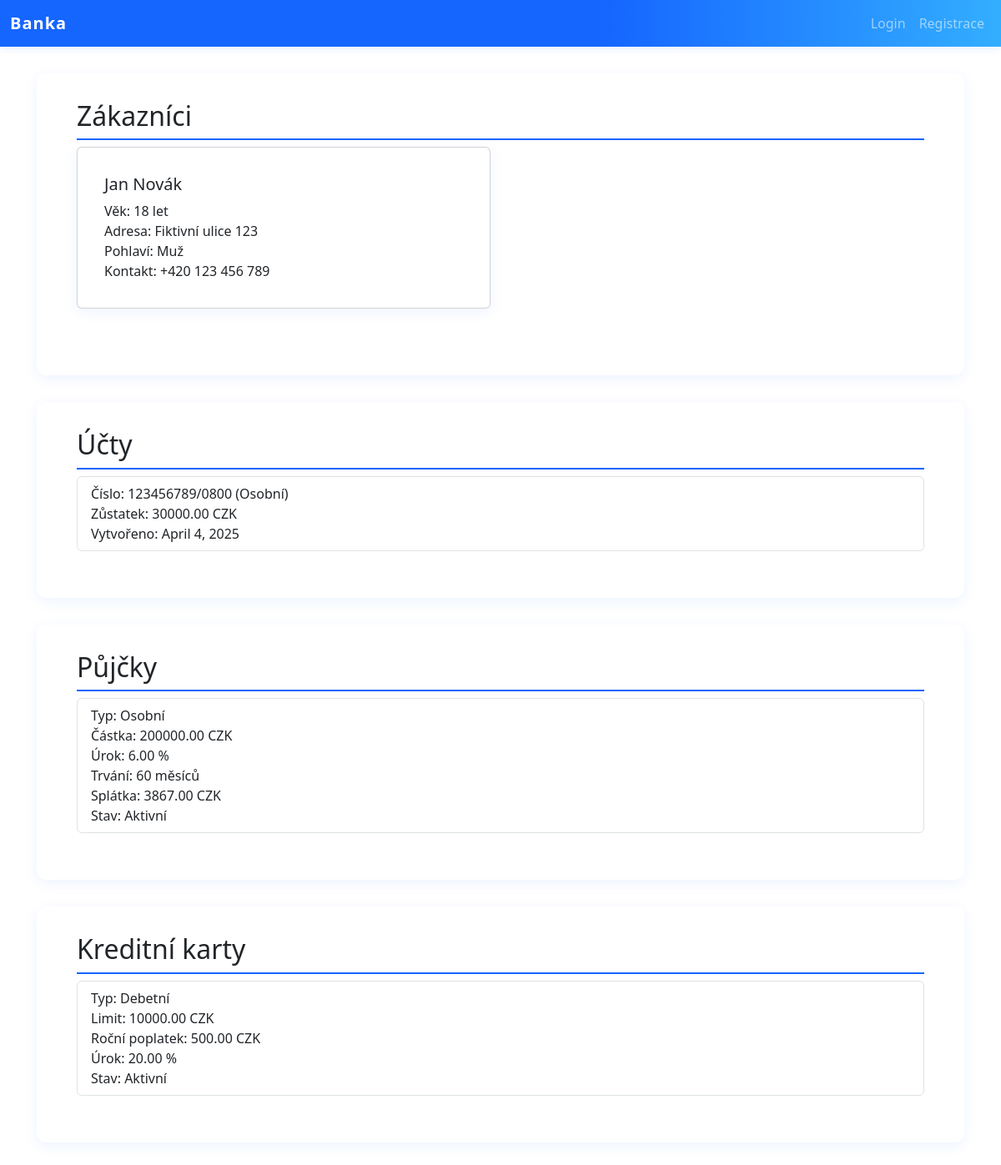
Screenshot of /bank/ with the database file from the repository.
### bank/models.py (models this page shows, shortened)
class Customer(models.Model):
    first_name = models.CharField(max_length=64)
    last_name = models.CharField(max_length=64)
    age = models.IntegerField()
    address = models.TextField()
    gender = models.CharField(max_length=10)
    contact_info = models.TextField()

class Account(models.Model):
    customer = models.ForeignKey(Customer, on_delete=models.CASCADE, related_name="accounts")
    account_number = models.CharField(max_length=32, unique=True)
    account_type = models.CharField(max_length=32)
    balance = models.DecimalField(max_digits=15, decimal_places=2)
    currency = models.CharField(max_length=10)
    created_at = models.DateField()

class Loan(models.Model):
    customer = models.ForeignKey(Customer, on_delete=models.CASCADE, related_name="loans")
    loan_type = models.CharField(max_length=64)
    amount = models.DecimalField(max_digits=15, decimal_places=2)
    interest_rate = models.DecimalField(max_digits=5, decimal_places=2)
    duration_months = models.IntegerField()
    monthly_payment = models.DecimalField(max_digits=15, decimal_places=2)
    status = models.CharField(max_length=32)

class CreditCard(models.Model):
    customer = models.ForeignKey(Customer, on_delete=models.CASCADE, related_name="credit_cards")
    card_type = models.CharField(max_length=32)
    limit = models.DecimalField(max_digits=15, decimal_places=2)
    annual_fee = models.DecimalField(max_digits=10, decimal_places=2)
    interest_rate = models.DecimalField(max_digits=5, decimal_places=2)
    active = models.BooleanField()

### bank/views.py (the view)
# urls.py: path("", views.index, name="index"),
def index(request):
    customers = Customer.objects.all()
    accounts = Account.objects.all()
    loans = Loan.objects.all()
    credit_cards = CreditCard.objects.all()
    investments = Investment.objects.all()
    context = {
        "customers": customers,
        "accounts": accounts,
        "loans": loans,
        "credit_cards": credit_cards,
        "investments": investments,
    }
    return render(request, "banka/index.html", context)

### bank/templates/banka/index.html (shortened to what this page needs)
{% extends "banka/layout.html" %}
{% block body %}
<div class="content-box">
  <h2>Zákazníci</h2>
  <div class="row">
    {% for customer in customers %}
    <div class="col-md-6 mb-3">
      <div class="card">
        <div class="card-body">
          <h5 class="card-title">{{ customer.first_name }} {{ customer.last_name }}</h5>
          <p class="card-text">
            Věk: {{ customer.age }} let<br>
            Adresa: {{ customer.address }}<br>
            Pohlaví: {{ customer.gender }}<br>
            Kontakt: {{ customer.contact_info }}
          </p>
        </div>
      </div>
    </div>
    {% endfor %}
  </div>
</div>
<div class="content-box">
  <h2>Účty</h2>
  <ul class="list-group mb-3">
    {% for account in accounts %}
    <li class="list-group-item">
      Číslo: {{ account.account_number }} ({{ account.account_type }})<br>
      Zůstatek: {{ account.balance }} {{ account.currency }}<br>
      Vytvořeno: {{ account.created_at }}
    </li>
    {% endfor %}
  </ul>
</div>
<div class="content-box">
  <h2>Půjčky</h2>
  <ul class="list-group mb-3">
    {% for loan in loans %}
    <li class="list-group-item">
      Typ: {{ loan.loan_type }}<br>
      Částka: {{ loan.amount }} CZK<br>
      Úrok: {{ loan.interest_rate }} %<br>
      Trvání: {{ loan.duration_months }} měsíců<br>
      Splátka: {{ loan.monthly_payment }} CZK<br>
      Stav: {{ loan.status }}
    </li>
    {% endfor %}
  </ul>
</div>
<div class="content-box">
  <h2>Kreditní karty</h2>
  <ul class="list-group mb-3">
    {% for card in credit_cards %}
    <li class="list-group-item">
      Typ: {{ card.card_type }}<br>
      Limit: {{ card.limit }} CZK<br>
      Roční poplatek: {{ card.annual_fee }} CZK<br>
      Úrok: {{ card.interest_rate }} %<br>
      Stav: {% if card.active %}Aktivní{% else %}Neaktivní{% endif %}
    </li>
    {% endfor %}
  </ul>
</div>
{% endblock %}

### bank/templates/banka/layout.html (shortened to what this page needs)
<!DOCTYPE html>
<html lang="cs">
<head>
    {% load static %}
    <link rel="stylesheet" href="{% static 'css/styles.css' %}">
    <link href="https://cdn.jsdelivr.net/npm/bootstrap@5.3.5/dist/css/bootstrap.min.css" rel="stylesheet">
</head>
<body>
<nav class="navbar navbar-expand-lg navbar-dark bg-primary">
  <div class="container-fluid">
    <a class="navbar-brand" href="{% url 'index' %}">Banka</a>
    <div class="collapse navbar-collapse" id="navbarNav">
      <ul class="navbar-nav ms-auto">
        {% if user.is_authenticated %}
          <li class="nav-item">
            <span class="nav-link disabled">Přihlášen: {{ user.username }}</span>
          </li>
          <li class="nav-item">
            <a class="nav-link" href="{% url 'logout' %}">Odhlásit</a>
          </li>
        {% else %}
          <li class="nav-item">
            <a class="nav-link" href="{% url 'login' %}">Login</a>
          </li>
          <li class="nav-item">
            <a class="nav-link" href="{% url 'sign_up' %}">Registrace</a>
          </li>
        {% endif %}
      </ul>
    </div>
  </div>
</nav>
<div class="container-main">
    {% block body %}{% endblock %}
</div>
</body>
</html>

### bank/static/css/styles.css (style rules this page uses)
:root { --primary: #1565ff; --primary-dark: #0039cb; --background: #f4f8fd; --white: #fff; --shadow: 0 4px 16px rgba(21,101,255,0.08); --radius: 12px; --space-xs: 8px; --space-sm: 16px; --space-md: 32px; --space-lg: 48px; --max-width: 1400px; }
* { box-sizing: border-box; }
body { background: var(--background); color: #222; font-family: 'Segoe UI', 'Roboto', Arial, sans-serif; margin: 0; font-size: 18px; line-height: 1.6; }
.navbar { background: linear-gradient(90deg, #1565ff 60%, #33AEFF 100%); box-shadow: 0 2px 10px rgba(21,101,255,0.10); padding: var(--space-xs) 0; }
.navbar-brand { color: var(--white); font-size: 1.5rem; font-weight: bold; letter-spacing: 1px; }
.container-main { width: 98vw; max-width: var(--max-width); margin: var(--space-md) auto; padding-left: var(--space-md); padding-right: var(--space-md); }
.content-box { background: var(--white); border-radius: var(--radius); box-shadow: var(--shadow); margin-bottom: var(--space-md); padding: var(--space-md) var(--space-lg); transition: box-shadow 0.2s, transform 0.2s; width: 100%; }
h2 { color: var(--primary); font-size: 2rem; margin-bottom: var(--space-sm); margin-top: 0; border-bottom: 2px solid var(--primary); padding-bottom: var(--space-xs); }
.card { background: var(--white); border-radius: var(--radius); box-shadow: var(--shadow); padding: var(--space-sm); margin-bottom: var(--space-sm); border: 1px solid #eaeaea; }
.list-group-item { background: #fcfcff; border: 1px solid #eaeaea; border-radius: var(--radius); margin-bottom: var(--space-xs); padding: var(--space-sm) var(--space-md); }
.row { display: flex; flex-wrap: wrap; gap: var(--space-md); margin-bottom: var(--space-sm); }
.col-md-6 { flex: 1 1 45%; min-width: 320px; }

### rows the page displays
Customer: first_name "Jan", last_name "Novák", age "18", address "Fiktivní ulice 123", gender "Muž", contact_info "+420 123 456 789"
Account: account_number "123456789/0800", account_type "Osobní", balance "30000.00", currency "CZK", created_at "April 4, 2025"
Loan: loan_type "Osobní", amount "200000.00", interest_rate "6.00", duration_months "60", monthly_payment "3867.00", status "Aktivní"
CreditCard: card_type "Debetní", limit "10000.00", annual_fee "500.00", interest_rate "20.00", active "Aktivní"
